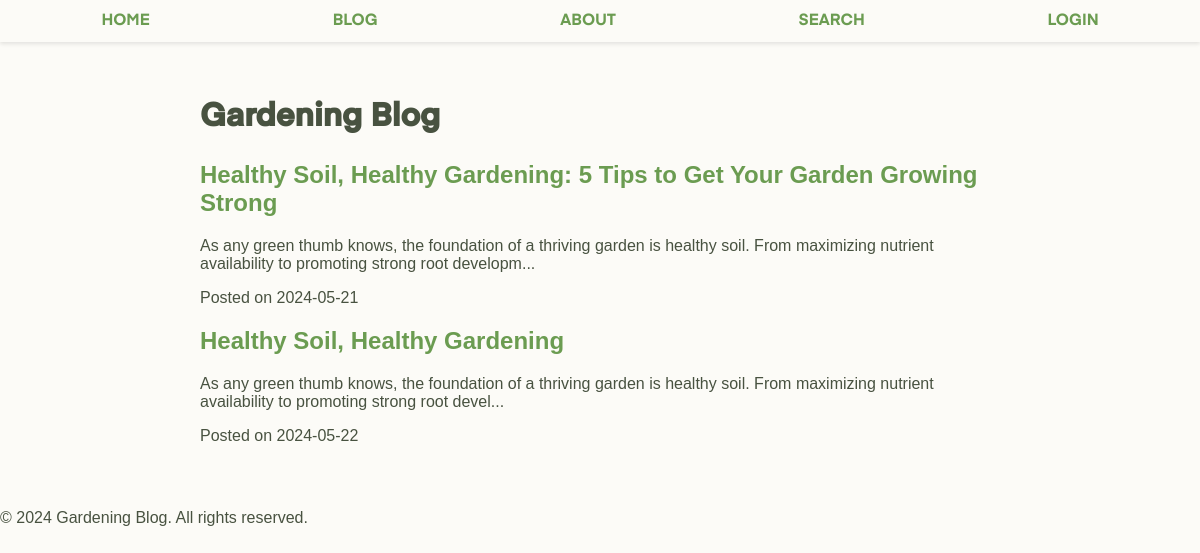
The app's page /blog, older data.
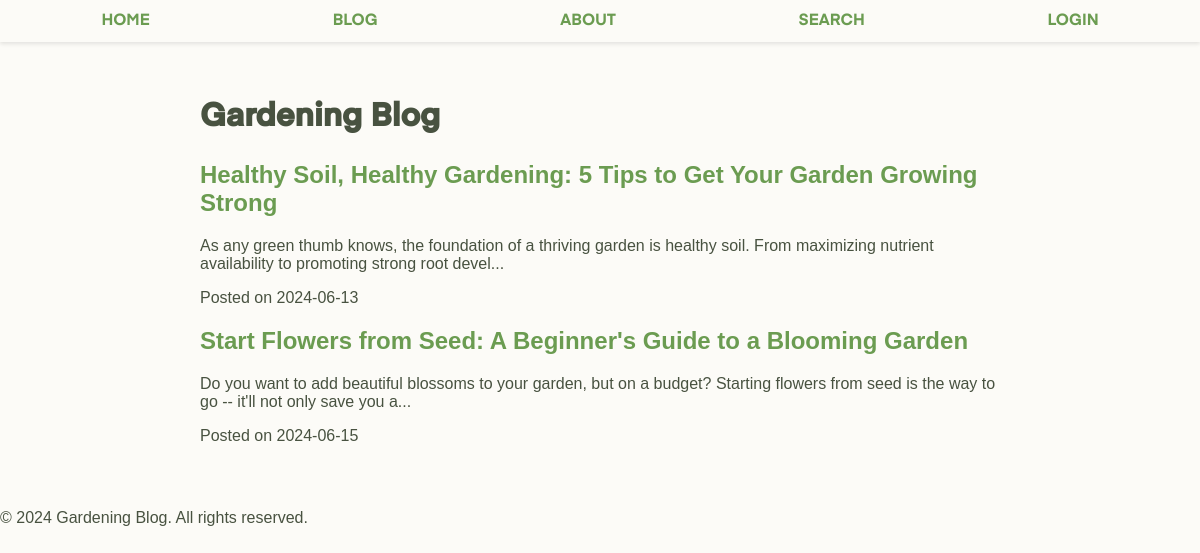
The same page, newer data.
### models.py (models this page shows, shortened)
class Post(db.Model):
    id = db.Column(db.Integer, primary_key=True)
    title = db.Column(db.String(100), nullable=False)
    content = db.Column(db.Text, nullable=False)
    author = db.Column(db.String(50), nullable=False)
    date_posted = db.Column(db.DateTime, nullable=False, default=datetime.utcnow)
    category_id = db.Column(db.Integer, db.ForeignKey('category.id'), nullable=False)
    featured_image = db.Column(db.String(200))
    status = db.Column(db.String(20), nullable=False, default='draft')
    comments = db.relationship('Comment', backref='post', lazy='dynamic')
    slug = db.Column(db.String(100), unique=True, nullable=False)
    tags = db.Column(db.String, nullable=False)  # Using string for tags

### app.py (the view)
@app.route('/blog')
def blog():
    app.logger.debug('Blog page accessed')
    posts = Post.query.all()  # Query for all posts
    return render_template('blog.html', posts=posts)

### templates/blog.html (shortened to what this page needs)
{% extends "base.html" %}
{% block content %}
<h1>Gardening Blog</h1>
{% if posts %}
<div class="blog-posts">
    {% include '_post_snippet.html' %}
</div>
{% else %}
<p>No blog posts available yet.</p>
{% endif %}
{% endblock %}

### templates/_post_snippet.html
{% for post in posts %}
<article class="blog-post">
    <h2><a href="{{ url_for('post', post_slug=post.slug) }}">{{ post.title }}</a></h2>
    <p>{{ post.content[:150] | safe }}...</p>
    <p>Posted on {{ post.date_posted.strftime('%Y-%m-%d') }}</p>
</article>
{% endfor %}

Row changes from the older to the newer data that the page shows:
removed Post: title "Healthy Soil, Healthy Gardening", content "As any green thumb knows, the foundation of a thriving garden is healthy soil. From maximizing nutrient availability to promoting strong root devel", date_posted "2024-05-22"
changed Post "Healthy Soil, Healthy Gardening: 5 Tips to Get Your Garden Growing Strong": content "As any green thumb knows, the foundation of a thriving garden is healthy soil. From maximizing nutrient availability to promoting strong root developm" → "As any green thumb knows, the foundation of a thriving garden is healthy soil. From maximizing nutrient availability to promoting strong root devel"; date_posted "2024-05-21" → "2024-06-13"
added Post: title "Start Flowers from Seed: A Beginner's Guide to a Blooming Garden", content "Do you want to add beautiful blossoms to your garden, but on a budget? Starting flowers from seed is the way to go -- it'll not only save you a", date_posted "2024-06-15"
